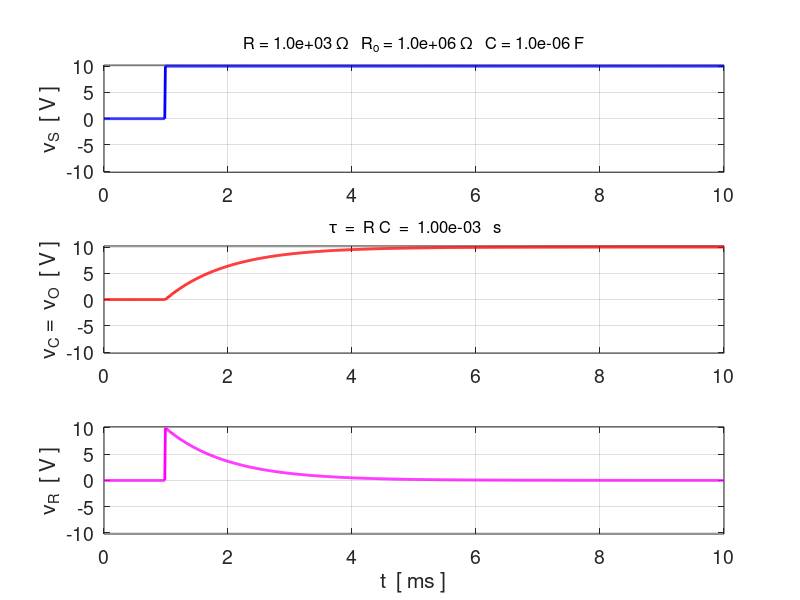
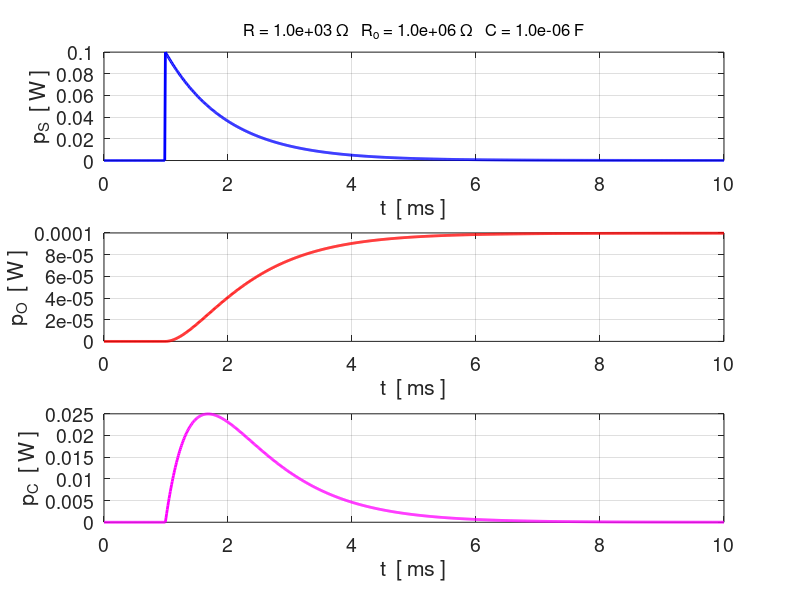
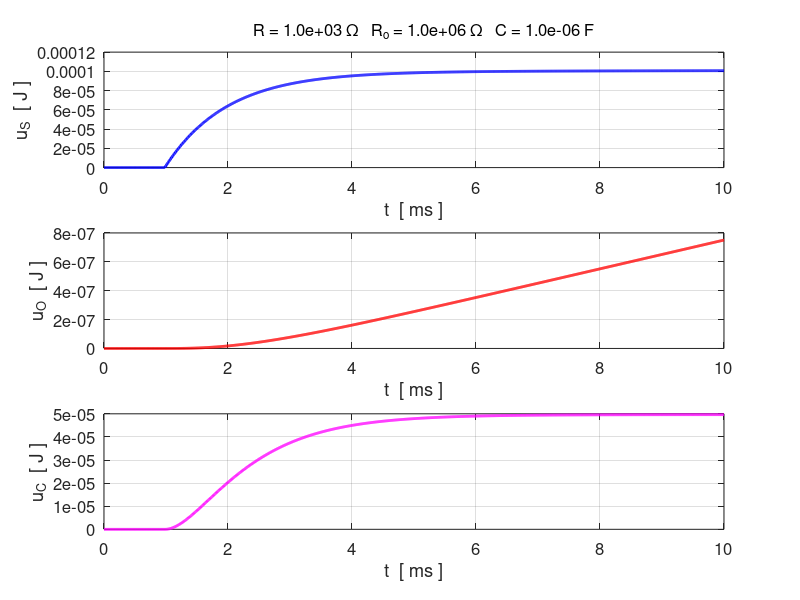

These charts were generated, in order, by the following MATLAB code: (Note: this script raises an error after producing the figures.)
%CN03.m

% RC FILTER CIRCUIT
% Finite Difference Method for RC circuit anlysis

% Ian Cooper
% email: ian.cooper@sydney.edu.au
% School of Physics, University of Sydney
 
% DOING PHYSICS WITH MATLAB 
%    ../mphome.htm
% 180121

clear all
close all
clc

% INPUTS: S.I. UNITS ====================================================
  R  = 1.0e3;    % [1e3]
  RO = 1.0e6;    % [1e6]
  C  = 1e-6;     % [1e-6]
   
  VS = 10;       % [10]
  

% =======================================================================  
% INPUTS: select voltage source
   flagV = 1; 
%  ======================================================================   

% Time constant and time step
   tau = R*C;
   dt = tau/100;
   
   switch flagV
    case 1  % step function  off to on
       % step height  [10]
         VS = 10;              
       % max time interval  [10e-3] 
         tMax = 10e-3;        
       % percentage off time  [10]
         pOFF = 10;         
                
         t = 0:dt:tMax;
         N = length(t);
         nOFF = round(N*pOFF/100);
         vS = zeros(1,N);
         vS(nOFF:end) = VS;
     
    case 2  % step function  on to off
       % step height  [10]
         VS = 10;              
       % max time interval  [10e-3] 
         tMax = 10e-3;        
       % percentage on time  [50]
         pON = 50;         
       
         t = 0:dt:tMax;
         N = length(t);
         nON = round(N*pON/100);
         vS = zeros(1,N);
         vS(1:nON) = VS;
         
    case 3    % pulses ON / OFF
      % pulse height  [10]
         VS = 10;              
       % max time interval  [10e-3] 
         tMax = 10e-3;        
       % percentage off time  [10]
         pOFF = 50;         
       % Number of periods     [3]
         nT = 3;
       
       % Calculations  
         t = 0:dt:tMax;
         N = length(t);  
                  numT = round(N/nT-0.5);
         nON = round(numT*pOFF/100);
         nOFF = numT-nON;
         vS = zeros(1,N);
         for c = 1 : nT
           vS(nOFF + numT*(c-1) : nOFF + numT*(c-1)+nON) = VS;
         end

    case 4     % sinusoidal input
       f = 10;
       w = 2*pi*f;
       T = 1/f;
       nT = 5; 
       tMax = nT*T;
       t = 0:dt:tMax;
       N = length(t);
       vS = VS .* sin(w*t);
       
       fc = (1/(2*pi))* (R + RO)/(R*RO*C);    % cut-off frequency
       
     case 5     % sinusoidal input - rectified
       dt = tau/500;
       f = 200;
       w = 2*pi*f;
       T = 1/f;
       nT = 8;
       tMax = nT*T;
       t = 0:dt:tMax;
       N = length(t);
       vS = abs(VS .* sin(w*t));

     case 6     % Input: superposition of sinusoidal signals
       f = 100;
       w = 2*pi*f;
       T = 1/f;
       nT = 3;
       tMax = nT*T;
       t = 0:dt:tMax;
       N = length(t);
       vS = VS .* sin(w*t) + (0.25*VS) .* sin(20*w*t);

   end
  
   
% CALCULATIONS ==========================================================  
  
%  Initialise values 
  vR = zeros(1,N);
  vC = zeros(1,N);
  iR = zeros(1,N);
  iRO = zeros(1,N);
  iC = zeros(1,N);
  qC = zeros(1,N);
  
%  Time Step #1
   vR(1)  = vS(1);
   vC(1)  = 0;            % assume capacitor initially uncharged
   iR(1)  = vR(1)/R;
   iC(1)  = iR(1);
   iRO(1) = 0;

   k = dt/C;
% Time Steps #2 to #N
  for c = 2 : N
    vC(c)  = vC(c-1) + k*iC(c-1);
    vR(c)  = vS(c) - vC(c);
    iR(c)  = vR(c)/R;
    iRO(c) = vC(c)/RO;
    iC(c)  = iR(c) - iRO(c);
    qC(c)   = qC(c-1) + iC(c-1)*dt;
  end
 
% Peak values 
  VS  = max(vS);
  VR  = max(vR);
  IR  = max(iR);
  VC  = max(vC);
  IC  = max(iC);
  IRO =  max(iRO);

  % Powers and energy
     iS = iR;
     pS = vS .* iS;
     pO = vC .* iRO;
     pC = vC .* iC;
     uS = zeros(1,N); uO = zeros(1,N); uC = zeros(1,N);
     for c = 2 : N
         uS(c) = uS(c-1) + pS(c)*dt;
         uO(c) = uO(c-1) + pO(c)*dt;
         uC(c) = uC(c-1) + pC(c)*dt;
     end
     

% =====================================================================
%   DISPLAY RESULTS
% =====================================================================
     disp('Circuit Elements  ') 
     fprintf(' Resistance  R =  %3.2f   ohms \n',R);
     fprintf(' Rutput resistance  Ro =  %3.2f  ohms  \n',RO);
     fprintf(' Capacitance  C  = %3.2e  F  \n',C);
     disp('  ');
     fprintf(' Time constant  tau  =  %3.2e s  \n',tau);
     fprintf(' time step      dt   =  %3.2e s  \n',dt);
     fprintf('          tau / dt   =  %3.2f    \n',tau/dt);
     if flagV == 4
        fprintf('  fS   =  %3.2f    \n',f);
        fprintf('  fC   =  %3.2f    \n',fc);
        fprintf('  Av   =  %3.2f    \n',max(vC)/max(vS));
     end
     
     
     % ======================================================================
% GRAPHICS
% ======================================================================

figure(1)    
   FS = 14;
   pos = [0.07 0.05 0.28 0.72];
   set(gcf,'Units','normalized');
   set(gcf,'Position',pos);
   set(gcf,'color','w'); 
   
   subplot(3,1,1)
     xP = 1e3.*t; yP = vS;
     plot(xP,yP,'b','linewidth',2');
     grid on
     %xlabel('t  [ ms ]');
     ylabel('v_S  [ V ]');
     
     tm1 = 'R = ';
     tm2 = num2str(R, '%3.1e');
     tm3 = ' \Omega   R_o = ';
     tm4 = num2str(RO, '%3.1e');
     tm5 = ' \Omega   C = ';
     tm6 = num2str(C, '%3.1e');
     tm7 = ' F';
     tm = [tm1 tm2 tm3 tm4 tm5 tm6 tm7];
     
         
     set(gca,'fontsize',FS);
     set(gca,'xLim',[0 1e3*max(t)]);
     set(gca,'yLim',[-VS-0.2 VS+0.2]);
     title(tm,'fontweight','normal','fontsize',12);
     set(gca,'yTick',-10:5:10);
     
   subplot(3,1,2)
     xP = 1e3.*t; yP = vC;
     plot(xP,yP,'r','linewidth',2');
     grid on
     %xlabel('t  [ ms ]');
     ylabel('v_C =  v_O  [ V ]');
     set(gca,'fontsize',FS);
     set(gca,'xLim',[0 1e3*max(t)]); 
     set(gca,'yLim',[-VS-0.2 VS+0.2]);
     set(gca,'yTick',-10:5:10);
     tm1 = ' \tau  =  R C  =  ';
     tm2 = num2str(tau, '%3.2e');
     tm3 = '   s';
     tmx = [tm1 tm2 tm3];
     title(tmx,'fontweight','normal','fontsize',12)
     
   subplot(3,1,3)
     xP = 1e3.*t; yP = vR;
     plot(xP,yP,'m','linewidth',2');
     grid on
     xlabel('t  [ ms ]');
     ylabel('v_R  [ V ]');
     set(gca,'fontsize',FS);
     set(gca,'xLim',[0 1e3*max(t)]);
     set(gca,'yLim',[-VS-0.2 VS+0.2]);
     set(gca,'yTick',-10:5:10);
   
figure(2)    
   FS = 14;
   pos = [0.37 0.05 0.28 0.72];
   set(gcf,'Units','normalized');
   set(gcf,'Position',pos);
   set(gcf,'color','w'); 
   
  subplot(3,1,1)
     xP = 1e3.*t; yP = pS;
     plot(xP,yP,'b','linewidth',2');
     grid on
     xlabel('t  [ ms ]');
     ylabel('p_S  [ W ]');
      
     tm1 = 'R = ';
     tm2 = num2str(R, '%3.1e');
     tm3 = ' \Omega   R_o = ';
     tm4 = num2str(RO, '%3.1e');
     tm5 = ' \Omega   C = ';
     tm6 = num2str(C, '%3.1e');
     tm7 = ' F';
     tm = [tm1 tm2 tm3 tm4 tm5 tm6 tm7];
     set(gca,'fontsize',FS);
     set(gca,'xLim',[0 1e3*max(t)]);
     title(tm,'fontweight','normal','fontsize',12);
          
     subplot(3,1,2)
     xP = 1e3.*t; yP = pO;
     plot(xP,yP,'r','linewidth',2');
     grid on
     xlabel('t  [ ms ]');
     ylabel('p_O  [ W ]');
     set(gca,'fontsize',FS);
     set(gca,'xLim',[0 1e3*max(t)]); 
     
     subplot(3,1,3)
     xP = 1e3.*t; yP = pC;
     plot(xP,yP,'m','linewidth',2');
     grid on
     xlabel('t  [ ms ]');
     ylabel('p_C  [ W ]');
     set(gca,'fontsize',FS);
     set(gca,'xLim',[0 1e3*max(t)])
  

  figure(3)    
   FS = 12;
   pos = [0.67 0.05 0.28 0.72];
   set(gcf,'Units','normalized');
   set(gcf,'Position',pos);
   set(gcf,'color','w'); 
   
  subplot(3,1,1)
     xP = 1e3.*t; yP = uS;
     plot(xP,yP,'b','linewidth',2');
     grid on
     xlabel('t  [ ms ]');
     ylabel('u_S  [ J ]');
      
     tm1 = '      R = ';
     tm2 = num2str(R, '%3.1e');
     tm3 = ' \Omega   R_o = ';
     tm4 = num2str(RO, '%3.1e');
     tm5 = ' \Omega   C = ';
     tm6 = num2str(C, '%3.1e');
     tm7 = ' F ';
     tm = [tm1 tm2 tm3 tm4 tm5 tm6 tm7];
     set(gca,'fontsize',FS);
     set(gca,'xLim',[0 1e3*max(t)]);
     title(tm,'fontweight','normal','fontsize',12);
     
     subplot(3,1,2)
     xP = 1e3.*t; yP = uO;
     plot(xP,yP,'r','linewidth',2');
     grid on
     xlabel('t  [ ms ]');
     ylabel('u_O  [ J ]');
     set(gca,'fontsize',FS);
     set(gca,'xLim',[0 1e3*max(t)]); 
     
     subplot(3,1,3)
     xP = 1e3.*t; yP = uC;
     plot(xP,yP,'m','linewidth',2');
     grid on
     xlabel('t  [ ms ]');
     ylabel('u_C  [ J ]');
     set(gca,'fontsize',FS);
     set(gca,'xLim',[0 1e3*max(t)])

  
 figure(4)
   FS = 14;
   pos = [0.50 0.05 0.28 0.32];
   set(gcf,'Units','normalized');
   set(gcf,'Position',pos);
   set(gcf,'color','w'); 
      
   yyaxis left 
   xP = 1e3.*t; yP = 1e3.*iC;
   plot(xP,yP,'b','linewidth',2');
   grid on
   xlabel('time  t  [ms]');
   ylabel('i_C  [ mA ]');
   tm1 = '      R = ';
     tm2 = num2str(R, '%3.1e');
     tm3 = ' \Omega   R_o = ';
     tm4 = num2str(RO, '%3.1e');
     tm5 = ' \Omega   C = ';
     tm6 = num2str(C, '%3.1e');
     tm7 = ' F ';
     tm = [tm1 tm2 tm3 tm4 tm5 tm6 tm7];
   
     ax = gca;
     ax.YAxis(1).Color = 'b';
     set(gca,'fontsize',FS);
     set(gca,'xLim',[0 1e3*max(t)]);
     title(tm,'fontweight','normal','fontsize',12);
     yyaxis right
     xP = 1e3.*t; yP = qC;
     plot(xP,yP,'m','linewidth',2');
     ylabel('q_C  [ C ]');
     ax.YAxis(2).Color = 'm';
   
  
   
  
